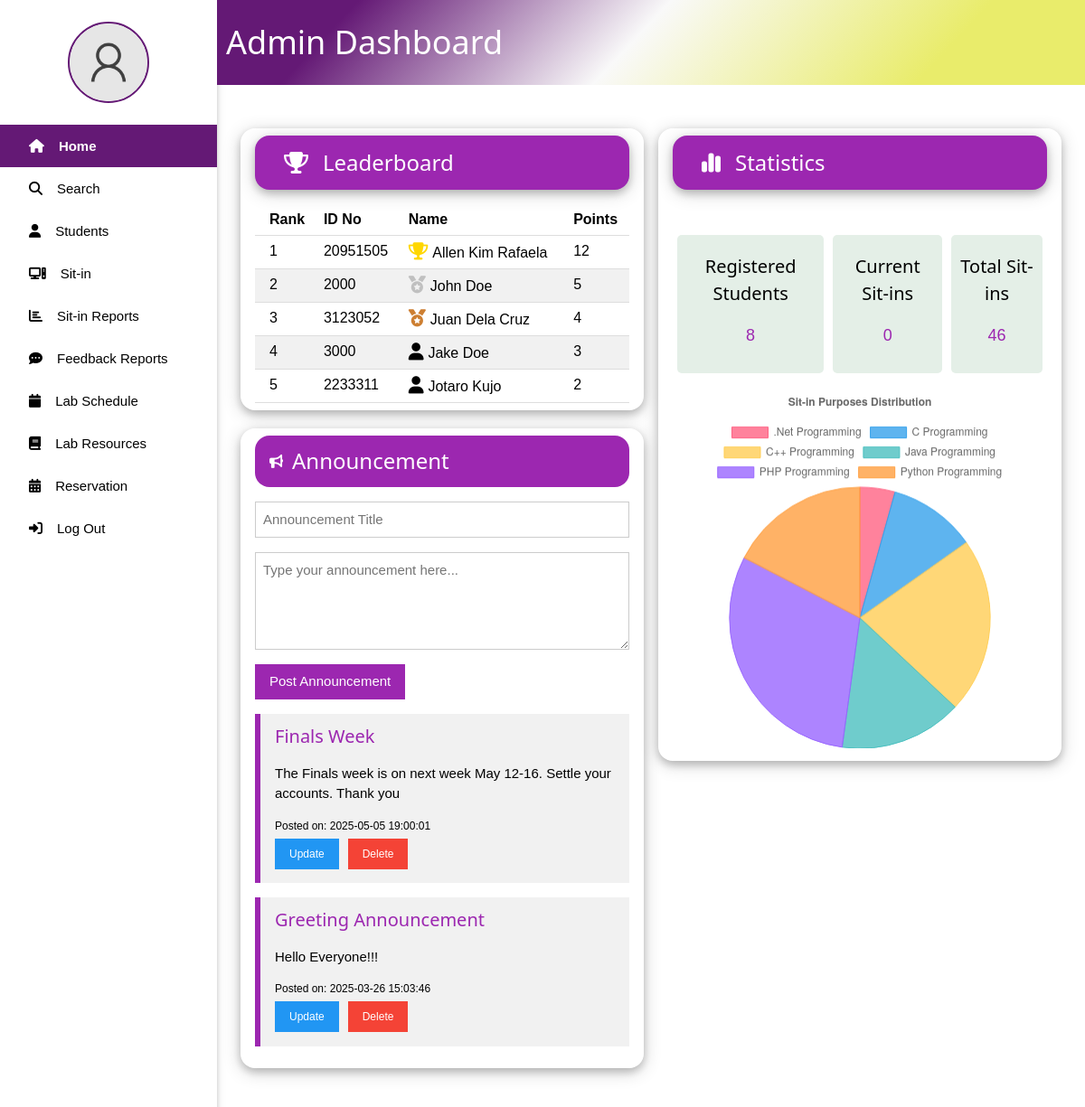
The page /admin.php (signed in) on the database its author committed.
### tables this page shows
CREATE TABLE `user` (
  `ID` int(11) NOT NULL,
  `IDNO` int(11) NOT NULL,
  `LASTNAME` varchar(30) NOT NULL,
  `FIRSTNAME` varchar(30) NOT NULL,
  `MIDDLENAME` varchar(30) DEFAULT NULL,
  `COURSE` varchar(30) NOT NULL,
  `YEAR_LEVEL` int(11) NOT NULL,
  `USERNAME` varchar(30) NOT NULL,
  `PASSWORD` varchar(255) NOT NULL,
  `PROFILE_PIC` varchar(255) NOT NULL DEFAULT 'images/default_pic.png',
  `SESSION_COUNT` int(11) DEFAULT 30,
  `POINTS` int(11) DEFAULT 0
);

CREATE TABLE `announcement` (
  `ID` int(11) NOT NULL,
  `TITLE` varchar(255) DEFAULT NULL,
  `MESSAGE` text NOT NULL,
  `TIMESTAMP` timestamp NOT NULL DEFAULT current_timestamp() ON UPDATE current_timestamp()
);

### admin.php (the view, shortened to what this page needs)
<?php
include 'connect.php';
$sql_total_students = "SELECT COUNT(*) as total_registered FROM user";
$result_total_students = $conn->query($sql_total_students);
$total_registered = $result_total_students->fetch_assoc()['total_registered'];
$sql_current_sitins = "SELECT COUNT(*) as current_sitins FROM sitin_records WHERE TIME_OUT IS NULL";
$result_current_sitins = $conn->query($sql_current_sitins);
$current_sitins = $result_current_sitins->fetch_assoc()['current_sitins'];
$sql_total_sitins = "SELECT COUNT(*) as total_sitins FROM sitin_records";
$result_total_sitins = $conn->query($sql_total_sitins);
$total_sitins = $result_total_sitins->fetch_assoc()['total_sitins'];
$sql_purpose_counts = "SELECT PURPOSE, COUNT(*) as count FROM sitin_records GROUP BY PURPOSE";
$result_purpose_counts = $conn->query($sql_purpose_counts);
$purpose_counts = [];
if ($result_purpose_counts->num_rows > 0) {
    while ($row = $result_purpose_counts->fetch_assoc()) {
        $purpose_counts[$row['PURPOSE']] = $row['count'];
    }
}
$chart_labels = json_encode(array_keys($purpose_counts));
$chart_data = json_encode(array_values($purpose_counts));
$username = $_SESSION['user']['USERNAME'];
$sql_profile = "SELECT PROFILE_PIC FROM user WHERE USERNAME = ?";
$stmt_profile = $conn->prepare($sql_profile);
$stmt_profile->bind_param("s", $username);
$stmt_profile->execute();
$result_profile = $stmt_profile->get_result();
$user = $result_profile->fetch_assoc();
$sql_announcements = "SELECT * FROM announcement ORDER BY timestamp DESC";
$result_announcements = $conn->query($sql_announcements);
$announcements = [];
if ($result_announcements->num_rows > 0) {
    while ($row = $result_announcements->fetch_assoc()) {
        $announcements[] = $row;
    }
}
$sql_leaderboard = "SELECT IDNO, FIRSTNAME, LASTNAME, POINTS FROM user ORDER BY POINTS DESC, FIRSTNAME ASC LIMIT 5";
$result_leaderboard = $conn->query($sql_leaderboard);
$leaderboard = [];
if ($result_leaderboard->num_rows > 0) {
    while ($row = $result_leaderboard->fetch_assoc()) {
        $leaderboard[] = $row;
    }
}
?>
<!DOCTYPE html>
<html lang="en">
<head>
    <link rel="stylesheet" href="w3.css">
    <link rel="stylesheet" href="side_nav.css">
</head>
<body>
    <div class="w3-sidebar w3-bar-block w3-collapse w3-card w3-animate-left" style="width:20%;" id="mySidebar">
        <div class="profile w3-center w3-margin w3-padding">
            <?php
            $profile_pic = isset($user['PROFILE_PIC']) ? $user['PROFILE_PIC'] : 'images/default_pic.png';
            ?>
            <img src="<?php echo htmlspecialchars($profile_pic); ?>" alt="profile_pic" style="width: 90px; height:90px; border-radius: 50%; border: 2px solid rgba(100,25,117,1);">
        </div>
        <a href="admin.php" class="w3-bar-item w3-button active"><i class="fa-solid fa-house w3-padding"></i><span>Home</span></a>
        <a href="#" onclick="document.getElementById('searchModal').style.display='block'" class="w3-bar-item w3-button"><i class="fa-solid fa-magnifying-glass w3-padding"></i><span>Search</span></a>
        <a href="list.php" class="w3-bar-item w3-button"><i class="fa-solid fa-user w3-padding"></i><span>Students</span></a>
        <a href="currentSitin.php" class="w3-bar-item w3-button"><i class="fa-solid fa-computer w3-padding"></i><span>Sit-in</span></a>
        <a href="SitinReports.php" class="w3-bar-item w3-button"><i class="fa-solid fa-chart-bar w3-padding"></i><span>Sit-in Reports</span></a>
        <a href="feedback_reports.php" class="w3-bar-item w3-button"><i class="fa-solid fa-comment-dots w3-padding"></i><span>Feedback Reports</span></a>
        <a href="lab_schedule.php" class="w3-bar-item w3-button"><i class="fa-solid fa-calendar w3-padding"></i><span>Lab Schedule</span></a>
        <a href="lab_resources.php" class="w3-bar-item w3-button"><i class="fa-solid fa-book w3-padding"></i><span>Lab Resources</span></a>
        <a href="reservation_management.php" class="w3-bar-item w3-button"><i class="fa-solid fa-calendar-days w3-padding"></i><span>Reservation</span></a>
        <a href="logout.php" class="w3-bar-item w3-button"><i class="fa-solid fa-right-to-bracket w3-padding"></i><span>Log Out</span></a>
    </div>
    <div style="margin-left:20%; z-index: 1; position: relative;">
        <div class="title_page w3-container" style="display: flex; align-items: center;">
            <h1 style="margin-left: 10px; color: #ffff;">Admin Dashboard</h1>
        </div>
        <div class="w3-row-padding" style="margin: 5% 10px;">
            <div class="w3-col m6">
                <div class="w3-mobile w3-round-xlarge w3-card-4 w3-container w3-padding w3-animate-top" style="width: 100%; margin-bottom: 20px;">
                    <div class="w3-mobile w3-round-xlarge w3-card-4 w3-container w3-purple">
                        <h3><i class="fa-solid fa-trophy w3-padding"></i>Leaderboard</h3>
                    </div>
                    <table class="w3-table w3-bordered w3-striped w3-margin-top">
                        <thead>
                            <tr>
                                <th>Rank</th>
                                <th>ID No</th>
                                <th>Name</th>
                                <th>Points</th>
                            </tr>
                        </thead>
                        <tbody>
                            <?php if (count($leaderboard) > 0): ?>
                                <?php foreach ($leaderboard as $index => $user): ?>
                                    <?php
                                        $icon = '<i class="fa-solid fa-user leaderboard-icon"></i>';
                                        if ($index === 0) {
                                            $icon = '<i class="fa-solid fa-trophy leaderboard-icon" style="color:gold;"></i>';
                                        } elseif ($index === 1) {
                                            $icon = '<i class="fa-solid fa-medal leaderboard-icon" style="color:silver;"></i>';
                                        } elseif ($index === 2) {
                                            $icon = '<i class="fa-solid fa-medal leaderboard-icon" style="color:#cd7f32;"></i>';
                                        }
                                    ?>
                                    <tr>
                                        <td><?php echo $index + 1; ?></td>
                                        <td><?php echo htmlspecialchars($user['IDNO']); ?></td>
                                        <td><?php echo $icon . htmlspecialchars($user['FIRSTNAME'] . ' ' . $user['LASTNAME']); ?></td>
                                        <td><?php echo htmlspecialchars($user['POINTS']); ?></td>
                                    </tr>
                                <?php endforeach; ?>
                            <?php else: ?>
                                <tr>
                                    <td colspan="4">No data available.</td>
                                </tr>
                            <?php endif; ?>
                        </tbody>
                    </table>
                </div>
                <div class="w3-mobile w3-round-xlarge w3-card-4 w3-container w3-padding w3-margin-bottom w3-animate-top" style="width: 100%;">
                    <div class="w3-purple w3-container w3-round-xlarge" style="display: flex; align-items: center;">
                        <i class="fa-solid fa-bullhorn"></i>
                        <h3 style="margin-left: 10px; color: #ffff;">Announcement</h3>
                    </div>
                    <?php if (isset($announcement_to_edit)) : ?>
                        <form method="POST" class="w3-margin-top">
                            <input type="hidden" name="update_announcement_id" value="<?php echo htmlspecialchars($announcement_to_edit['ID']); ?>">
                            <input type="text" name="updated_announcement_title" class="w3-input w3-border w3-margin-bottom" placeholder="Announcement Title" value="<?php echo htmlspecialchars($announcement_to_edit['TITLE'] ?? ''); ?>" required>
                            <textarea name="updated_announcement_message" class="w3-input w3-border" placeholder="Edit your announcement here..." rows="4"><?php echo htmlspecialchars($announcement_to_edit['MESSAGE']); ?></textarea>
                            <button type="submit" class="w3-button w3-purple w3-margin-top">Update Announcement</button>
                            <a href="admin.php" class="w3-button w3-red w3-margin-top">Cancel</a>
                        </form>
                    <?php else : ?>
                        <form method="POST" class="w3-margin-top">
                            <input type="text" name="announcement_title" class="w3-input w3-border w3-margin-bottom" placeholder="Announcement Title" required>
                            <textarea name="announcement_message" class="w3-input w3-border" placeholder="Type your announcement here..." rows="4" required></textarea>
                            <button type="submit" class="w3-button w3-purple w3-margin-top">Post Announcement</button>
                        </form>
                    <?php endif; ?>
                    <div id="announcements-list" class="w3-margin-top">
                        <?php if (count($announcements) > 0) : ?>
                            <?php foreach ($announcements as $announcement) : ?>
                                <div class="w3-panel w3-light-gray w3-leftbar w3-border-purple">
                                    <h4 class="w3-text-purple"><?php echo htmlspecialchars($announcement['TITLE'] ?? 'Announcement'); ?></h4>
                                    <p><?php echo htmlspecialchars($announcement['MESSAGE']); ?></p>
                                    <small>Posted on: <?php echo date("Y-m-d H:i:s", strtotime($announcement['TIMESTAMP'])); ?></small>
                                    <div class="announcement-actions">
                                        <form method="GET" action="admin.php" style="display: inline-block; margin-right: 5px;">
                                            <button type="submit" class="w3-button w3-blue w3-small">Update</button>
                                        </form>
                                        <form method="POST" style="display: inline-block;">
                                            <button type="submit" class="w3-button w3-red w3-small">Delete</button>
                                        </form>
                                    </div>
                                </div>
                            <?php endforeach; ?>
                        <?php else : ?>
                            <p style="font-size: 18px; color: #333; font-family: Arial, sans-serif; margin-top: 20px;">No announcement for today.</p>
                        <?php endif; ?>
                    </div>
                </div>
            </div>
            <div class="w3-col m6">
                <div class="w3-mobile w3-round-xlarge w3-card-4 w3-container w3-padding w3-animate-top" style="width: 100%; height: 700px;">
                    <div class="w3-mobile w3-round-xlarge w3-card-4 w3-container w3-purple">
                        <h3><i class="fa-solid fa-chart-simple w3-padding"></i>Statistics</h3>
                    </div>
                    <div class="statistics-card" style="margin-top: 50px;">
                        <div class="stat-item">
                            <h4>Registered Students</h4>
                            <p class="w3-large w3-text-purple"><?php echo $total_registered; ?></p>
                        </div>
                        <div class="stat-item">
                            <h4>Current Sit-ins</h4>
                            <p class="w3-large w3-text-purple"><?php echo $current_sitins; ?></p>
                        </div>
                        <div class="stat-item">
                            <h4>Total Sit-ins</h4>
                            <p class="w3-large w3-text-purple"><?php echo $total_sitins; ?></p>
                        </div>
                    </div>
                    <div class="w3-container" style="width: 100%; height: 400px;">
                        <canvas id="purposeChart"></canvas>
                    </div>
                </div>
            </div>
        </div>
        <script>
            function w3_open() {
                document.getElementById("mySidebar").style.display = "block";
            }
            function w3_close() {
                document.getElementById("mySidebar").style.display = "none";
            }
            //pie chart for purposes
            var ctx = document.getElementById('purposeChart').getContext('2d');
            var myChart = new Chart(ctx, {
                type: 'pie',
                data: {
                    labels: <?php echo $chart_labels; ?>,
                    datasets: [{
                        data: <?php echo $chart_data; ?>,
                        backgroundColor: [
                            'rgba(255, 99, 132, 0.8)',
                            'rgba(54, 162, 235, 0.8)',
                            'rgba(255, 206, 86, 0.8)',
                            'rgba(75, 192, 192, 0.8)',
                            'rgba(153, 102, 255, 0.8)',
                            'rgba(255, 159, 64, 0.8)'
                        ],
                        borderColor: [
                            'rgba(255, 99, 132, 1)',
                            'rgba(54, 162, 235, 1)',
                            'rgba(255, 206, 86, 1)',
                            'rgba(75, 192, 192, 1)',
                            'rgba(153, 102, 255, 1)',
                            'rgba(255, 159, 64, 1)'
                        ],
                        borderWidth: 1
                    }]
                },
                options: {
                    responsive: true,
                    maintainAspectRatio: false,
                    plugins: {
                        title: {
                            display: true,
                            text: 'Sit-in Purposes Distribution'
                        }
                    }
                }
            });
        </script>
    </div>
</body>
</html>

### rows shown on the page
user: IDNO "20951505", FIRSTNAME+LASTNAME "Allen Kim Rafaela", POINTS "12"
user: IDNO "2000", FIRSTNAME+LASTNAME "John Doe", POINTS "5"
user: IDNO "3123052", FIRSTNAME+LASTNAME "Juan Dela Cruz", POINTS "4"
user: IDNO "3000", FIRSTNAME+LASTNAME "Jake Doe", POINTS "3"
user: IDNO "2233311", FIRSTNAME+LASTNAME "Jotaro Kujo", POINTS "2"
announcement: TITLE "Finals Week", MESSAGE "The Finals week is on next week May 12-16. Settle your accounts. Thank you", TIMESTAMP "2025-05-05 19:00:01"
announcement: TITLE "Greeting Announcement", MESSAGE "Hello Everyone!!!", TIMESTAMP "2025-03-26 15:03:46"

### other values the page prints
$total_registered "8"
$current_sitins "0"
$total_sitins "46"
chart data {{ $chart_labels }} [".Net Programming","C Programming","C++ Programming","Java Programming","PHP Programming","Python Programming"]
chart data {{ $chart_data }} ["2","5","10","7","14","8"]
